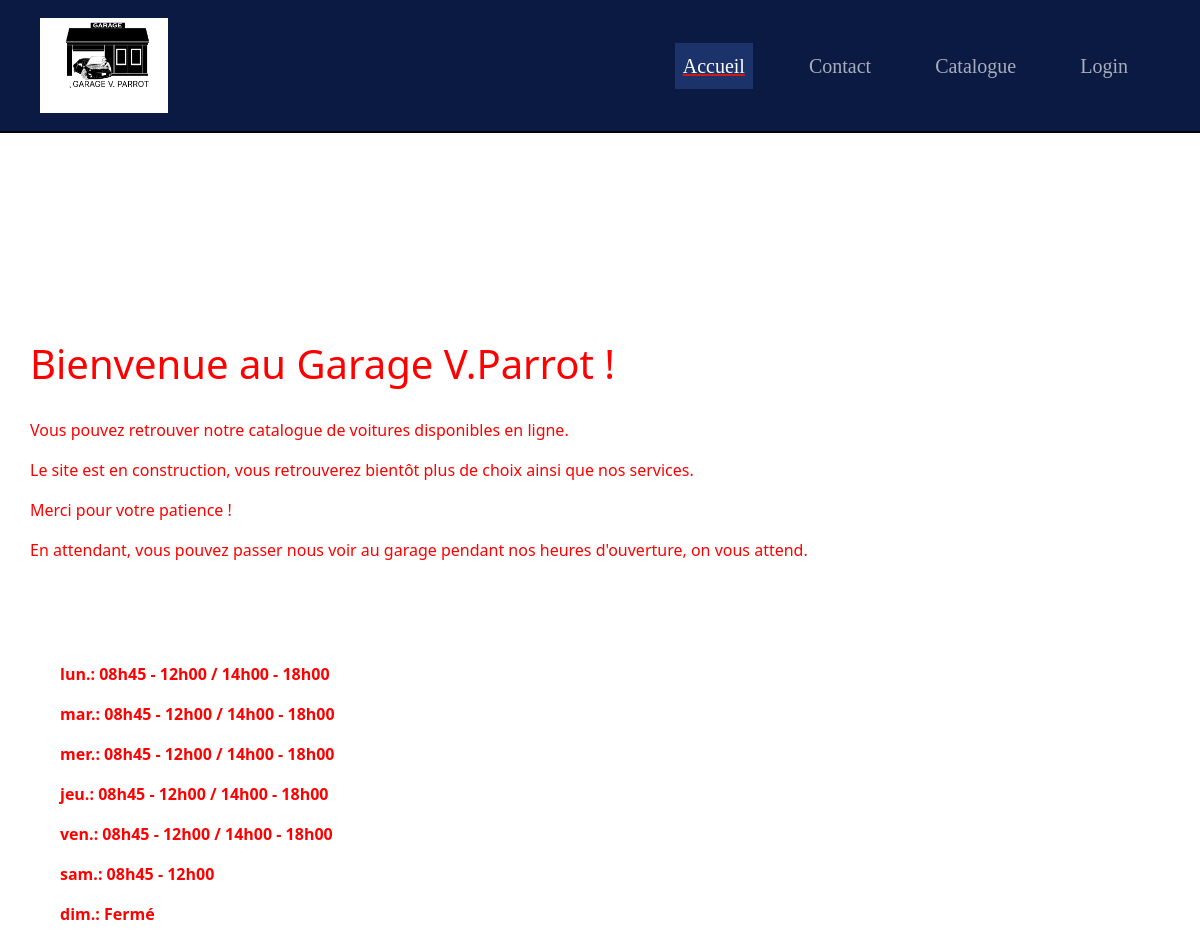
The app's page /, older data.
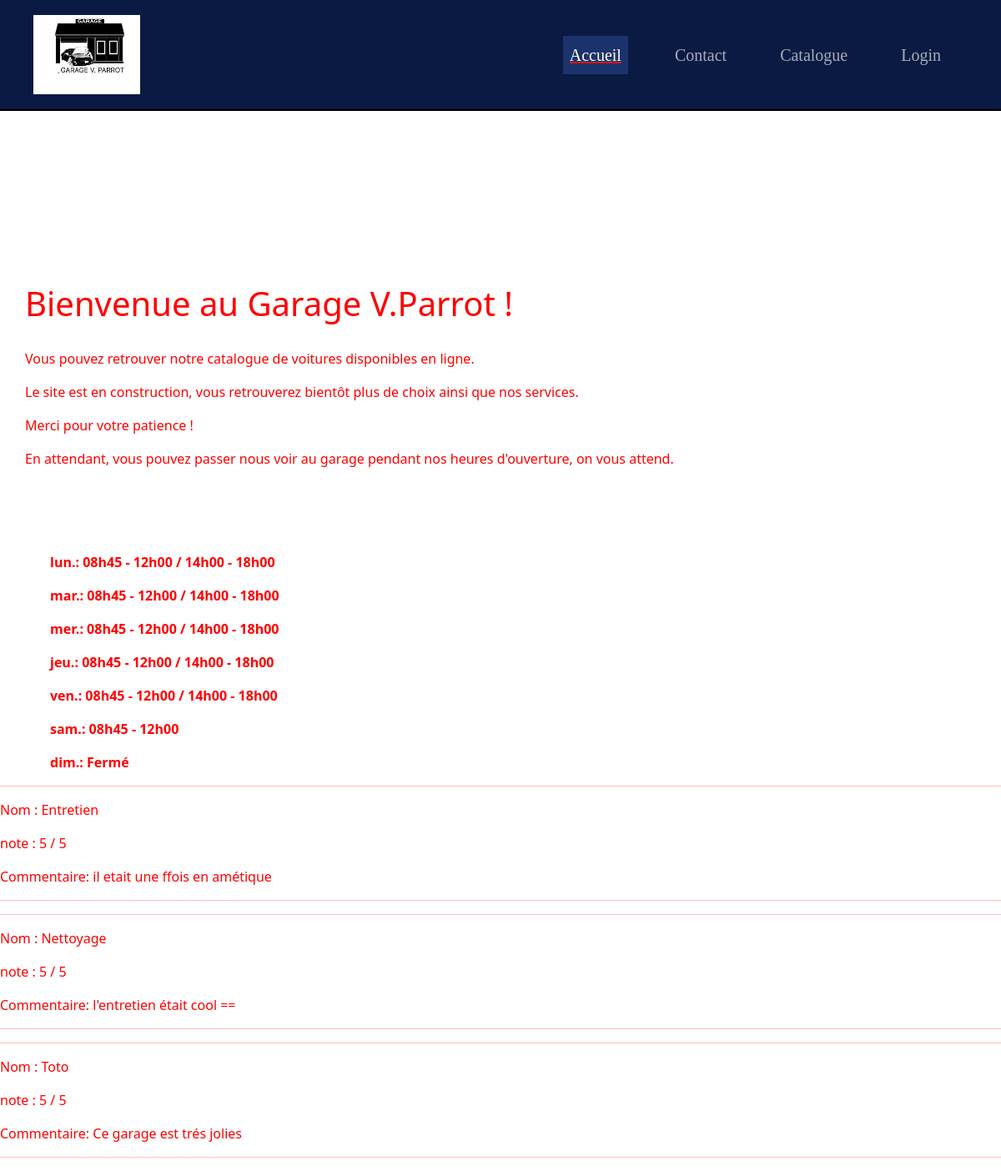
The same page, newer data.
### compte/models.py (models this page shows)
class Livre_dor(models.Model):
    nom = models.CharField(max_length=50)
    prenom = models.CharField(max_length=50)
    commentaire = models.CharField(max_length=500)
    note = models.IntegerField()
    verifier = models.BooleanField(default=False)
    def __str__(self):
        return self.nom

### main/views.py (the view)
# urls.py: path('', index, name='index'),
def index(request):
    avis = Livre_dor.objects.all()
    print(avis)
    context={
        'avis' : avis,
        'navbar': 'index'}
    return render(request, 'index.html',context)

### main/templates/index.html (shortened to what this page needs)
{% extends "base.html" %}
{% load static %}
{% block head %}
<link rel="stylesheet" href="{% static 'index.css' %}">
{% endblock head %}
{% block content %}
<h1> Bienvenue au Garage V.Parrot !</h1>
<div class="description">
    <p>Vous pouvez retrouver notre catalogue de voitures disponibles en ligne.</p>
    <p>Le site est en construction, vous retrouverez bientôt plus de choix ainsi que nos services.</p>
    <p>Merci pour votre patience !</p>
    <p>En attendant, vous pouvez passer nous voir au garage pendant nos heures d'ouverture, on vous attend.</p>
</div>
<div class="horaires">
    <p>lun.: 08h45 - 12h00 / 14h00 - 18h00</p>
    <p>mar.: 08h45 - 12h00 / 14h00 - 18h00</p>
    <p>mer.: 08h45 - 12h00 / 14h00 - 18h00</p>
    <p>jeu.: 08h45 - 12h00 / 14h00 - 18h00</p>
    <p>ven.: 08h45 - 12h00 / 14h00 - 18h00</p>
    <p>sam.: 08h45 - 12h00</p>
    <p>dim.: Fermé</p>
</div>
    {% for avis in avis %}
    <hr>
        <p> Nom : {{ avis.nom }}</p>
        <p> note : {{ avis.note }} / 5</p>
        <p> Commentaire: {{ avis.commentaire }}</p>
    <hr>
    {% endfor %}
{% endblock content %}

Row changes from the older to the newer data that the page shows:
added Livre_dor: nom "Entretien", note "5", commentaire "il etait une ffois en amétique"
added Livre_dor: nom "Nettoyage", note "5", commentaire "l'entretien était cool =="
added Livre_dor: nom "Toto", note "5", commentaire "Ce garage est trés jolies"
